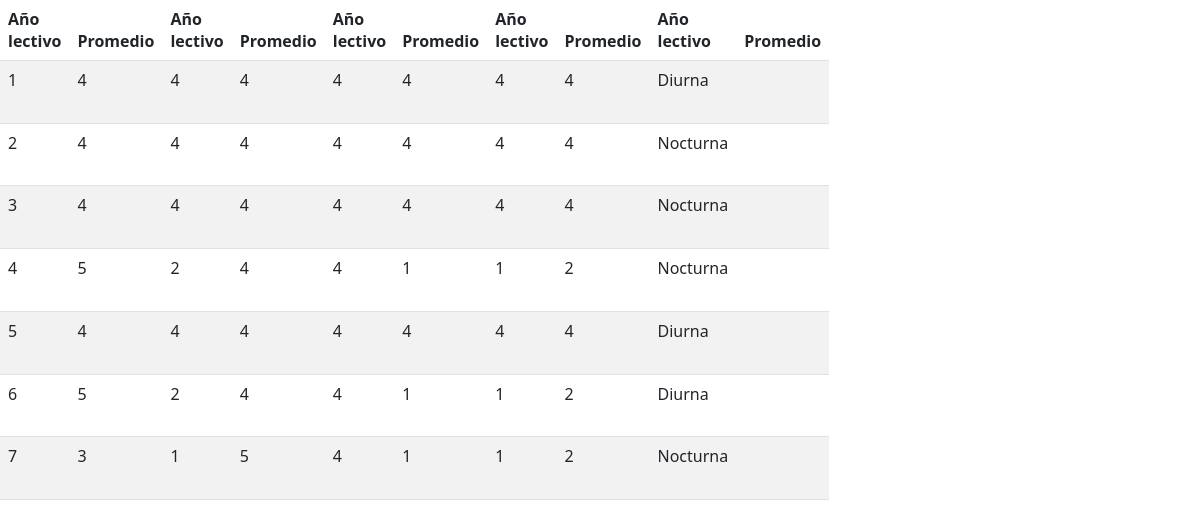
The app's page /desarrollo/consulta.php with its own data.
### tables this page shows
CREATE TABLE `notas_mat` (
  `id` int(11) NOT NULL,
  `mat_basc3` int(11) DEFAULT NULL,
  `mat_disc1` int(11) DEFAULT NULL,
  `cal_difc2` int(11) DEFAULT NULL,
  `mat_dis2c1` int(11) DEFAULT NULL,
  `algc1` int(11) DEFAULT NULL,
  `cinc1` int(11) DEFAULT NULL,
  `resultado` int(11) DEFAULT NULL,
  `jornada` varchar(255) NOT NULL
);

### desarrollo/consulta.php (the view, shortened to what this page needs)
<html>
  <head>
  <link href="https://cdn.jsdelivr.net/npm/bootstrap@5.2.3/dist/css/bootstrap.min.css" rel="stylesheet">
  </head>
 <table class="table table-striped" style="width: 400px; height: 500px;">
    <thead>
        <tr>
        <th>Año lectivo </th>
        <th>Promedio</th>
        <th>Año lectivo </th>
        <th>Promedio</th>
        <th>Año lectivo </th>
        <th>Promedio</th>
        <th>Año lectivo </th>
        <th>Promedio</th>
        <th>Año lectivo </th>
        <th>Promedio</th>
        </tr>
      </thead>
  <tbody>
                <?php
                    $bd  = conectar();
                    $sql = "SELECT *  from notas_mat";
                    $res = mysqli_query($bd,$sql);
                    while ($arr = mysqli_fetch_array($res)){
                        echo "<tr>";
                        echo "<td>" . $arr[0] . "</td>";
                        echo "<td>" . $arr[1] . "</td>";
                        echo "<td>" . $arr[2] . "</td>";
                        echo "<td>" . $arr[3] . "</td>";
                        echo "<td>" . $arr[4] . "</td>";
                        echo "<td>" . $arr[5] . "</td>";
                        echo "<td>" . $arr[6] . "</td>";
                        echo "<td>" . $arr[7] . "</td>";
                        echo "<td>" . $arr[8] . "</td>";
                        echo "<td>" . $arr[9] . "</td>";
                        echo "</tr>";
                    }
                ?>
            </tbody>
        </table>
        <html>
  <head>

### records on screen
notas_mat: id "1", mat_basc3 "4", mat_disc1 "4", cal_difc2 "4", mat_dis2c1 "4", algc1 "4", cinc1 "4", resultado "4", jornada "Diurna"
notas_mat: id "2", mat_basc3 "4", mat_disc1 "4", cal_difc2 "4", mat_dis2c1 "4", algc1 "4", cinc1 "4", resultado "4", jornada "Nocturna"
notas_mat: id "3", mat_basc3 "4", mat_disc1 "4", cal_difc2 "4", mat_dis2c1 "4", algc1 "4", cinc1 "4", resultado "4", jornada "Nocturna"
notas_mat: id "4", mat_basc3 "5", mat_disc1 "2", cal_difc2 "4", mat_dis2c1 "4", algc1 "1", cinc1 "1", resultado "2", jornada "Nocturna"
notas_mat: id "5", mat_basc3 "4", mat_disc1 "4", cal_difc2 "4", mat_dis2c1 "4", algc1 "4", cinc1 "4", resultado "4", jornada "Diurna"
notas_mat: id "6", mat_basc3 "5", mat_disc1 "2", cal_difc2 "4", mat_dis2c1 "4", algc1 "1", cinc1 "1", resultado "2", jornada "Diurna"
notas_mat: id "7", mat_basc3 "3", mat_disc1 "1", cal_difc2 "5", mat_dis2c1 "4", algc1 "1", cinc1 "1", resultado "2", jornada "Nocturna"
